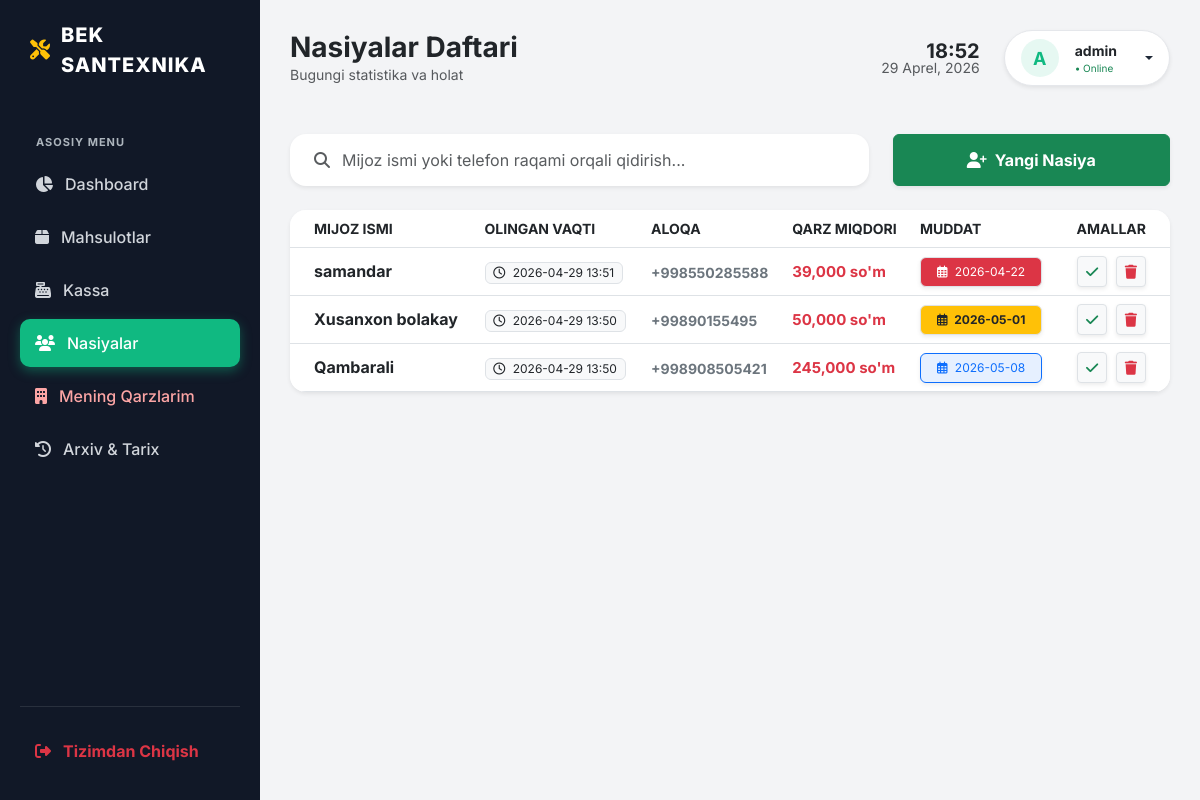
Screenshot of /debts (signed in) with the database file from the repository.
### tables this page shows
CREATE TABLE debts
                    (
                        id
                        INTEGER
                        PRIMARY
                        KEY
                        AUTOINCREMENT,
                        customer
                        TEXT,
                        phone
                        TEXT,
                        amount
                        REAL,
                        currency
                        TEXT
                        DEFAULT
                        'UZS',
                        note
                        TEXT,
                        due_date
                        TEXT,
                        date_added
                        TEXT,
                        status
                        TEXT
                        DEFAULT
                        'active'
                    );

### app.py (the view, shortened to what this page needs)
@app.route('/debts', methods=['GET', 'POST'])
@login_required
def debts():
    conn = get_db()
    debts = conn.execute("SELECT * FROM debts WHERE status='active' ORDER BY due_date ASC").fetchall()
    conn.close()
    return render_template('debts.html', debts=debts)

### app.py (called while the page is built)
def get_db():
    conn = sqlite3.connect('database.db', timeout=30)
    try:
        conn.execute('PRAGMA journal_mode=WAL;')
        conn.execute('PRAGMA synchronous=NORMAL;')
    except:
        pass
    conn.row_factory = sqlite3.Row
    return conn

@app.template_filter('date_color')
def date_color_filter(date_str):
    try:
        due_date = datetime.strptime(date_str, '%Y-%m-%d').date()
        today = datetime.now().date()
        days_left = (due_date - today).days
        if days_left < 0:
            return "bg-danger text-white"
        elif days_left == 0:
            return "bg-danger text-white border border-dark"
        elif days_left <= 3:
            return "bg-warning text-dark fw-bold"
        else:
            return "bg-primary bg-opacity-10 text-primary border border-primary"
    except:
        return "bg-secondary text-white"

def login_required(f):
    @wraps(f)
    def decorated_function(*args, **kwargs):
        if not session.get('logged_in'): return redirect(url_for('login'))
        return f(*args, **kwargs)
    return decorated_function

@app.after_request
def add_header(response):
    if 'static' in request.path:
        response.cache_control.max_age = 31536000
        response.cache_control.public = True
    return response

### templates/debts.html (shortened to what this page needs)
{% extends 'base.html' %}
{% block title %} Nasiyalar Daftari {% endblock %}
{% block content %}
<div class="row mb-4">
    <div class="col-md-8">
        <div class="card-custom p-2 d-flex align-items-center shadow-sm">
            <i class="fas fa-search text-muted ms-3"></i>
            <input type="text" id="searchInput" class="form-control border-0 shadow-none" placeholder="Mijoz ismi yoki telefon raqami orqali qidirish...">
        </div>
    </div>
    <div class="col-md-4 mt-3 mt-md-0">
        <button class="btn btn-success w-100 h-100 fw-bold shadow-sm d-flex align-items-center justify-content-center gap-2"
                data-bs-toggle="modal" data-bs-target="#debtModal">
            <i class="fas fa-user-plus"></i> Yangi Nasiya
        </button>
    </div>
</div>
<div class="card-custom p-0 overflow-hidden shadow-sm">
    <div class="table-responsive" style="max-height: 700px;">
        <table class="table table-hover mb-0 align-middle">
            <thead class="bg-light text-uppercase small text-muted sticky-top">
                <tr>
                    <th class="ps-4">Mijoz Ismi</th>
                    <th>Olingan Vaqti</th>
                    <th>Aloqa</th>
                    <th>Qarz Miqdori</th>
                    <th>Muddat</th>
                    <th class="text-end pe-4">Amallar</th>
                </tr>
            </thead>
            <tbody id="debtsTableBody">
                {% for d in debts %}
                <tr class="debt-row">
                    <td class="ps-4">
                        <h6 class="m-0 fw-bold text-dark customer-name">{{ d.customer }}</h6>
                    </td>
                    <td>
                        <span class="badge bg-light text-dark border fw-normal">
                            <i class="far fa-clock me-1"></i> {{ d.date_added if d.date_added else 'Eski' }}
                        </span>
                    </td>
                    <td class="customer-phone">
                        <a href="tel:{{ d.phone }}" class="text-decoration-none fw-bold text-secondary" style="font-size: 14px;">
                            {{ d.phone }}
                        </a>
                    </td>
                    <td>
                        <span class="text-danger fw-bold" style="font-size: 15px;">
                            {% if d.currency == 'USD' %}
                                $ {{ "{:,.2f}".format(d.amount | float) }}
                            {% else %}
                                {{ "{:,.0f}".format(d.amount | float) }} so'm
                            {% endif %}
                        </span>
                    </td>
                    <td>
                        <span class="badge {{ d.due_date | date_color }} border px-3 py-2 fw-normal shadow-sm"
                              style="font-size: 12px; border-radius: 6px;">
                            <i class="far fa-calendar-alt me-1"></i> {{ d.due_date }}
                        </span>
                    </td>
                    <td class="text-end pe-4">
                        <form method="POST" style="display:inline;">
                            <button class="btn btn-sm btn-light border text-success shadow-sm mx-1" title="To'landi">
                                <i class="fas fa-check"></i>
                            </button>
                        </form>
                        <form method="POST" style="display:inline;" onsubmit="return confirm('O\'chirishni xohlaysizmi?');">
                            <button class="btn btn-sm btn-light border text-danger shadow-sm" title="O'chirish">
                                <i class="fas fa-trash"></i>
                            </button>
                        </form>
                    </td>
                </tr>
                {% endfor %}
            </tbody>
        </table>
    </div>
</div>
{% endblock %}

### templates/base.html (style rules this page uses)
:root { --primary-color: #10b981; --primary-hover: #059669; --sidebar-bg: #111827; --bg-body: #f3f4f6; --text-dark: #1f2937; }
body { font-family: 'Inter', sans-serif; background-color: var(--bg-body); color: var(--text-dark); overflow-x: hidden; }
.card-custom { background: #fff; border-radius: 16px; padding: 24px; box-shadow: 0 4px 6px -1px rgba(0, 0, 0, 0.05); border: none; height: 100%; }

### rows the page displays
debts: customer "samandar", date_added "2026-04-29 13:51", phone "+998550285588", amount "39,000", due_date "2026-04-22"
debts: customer "Xusanxon bolakay", date_added "2026-04-29 13:50", phone "+99890155495", amount "50,000", due_date "2026-05-01"
debts: customer "Qambarali", date_added "2026-04-29 13:50", phone "+998908505421", amount "245,000", due_date "2026-05-08"

### other values shown
{{ session.get('username', 'A')[0].upper() }} "A"
{{ session.get('username', 'Admin') }} "admin"
